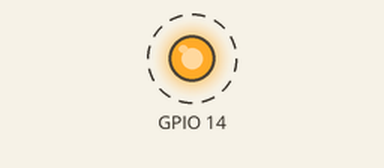
Bench run of a program on a simulated Raspberry Pi (BCM pin numbers). Parts: output pins drawn as LEDs (lit = HIGH). Dashed ring = blinking. What the program prints to the terminal is not drawn.

Above: at 0.5 s.
Timing chart, 0 to 4.6 s (numbered marks = the images above):
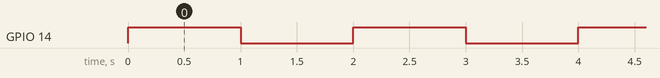

The program:

led_in_raspberry_pi.py
```python
import RPi.GPIO as GPIO
import time
GPIO.setmode(GPIO.BCM)
GPIO.setwarnings(False)
GPIO.setup(14,GPIO.OUT)
while True:
        GPIO.output(14,GPIO.HIGH)
        # show message to Terminal
        print("LED is ON")
        # pause for one second
        time.sleep(1)


        # set GPIO14 pin to HIGH
        GPIO.output(14,GPIO.LOW)
        # show message to Terminal
        print("LED is OFF")
        # pause for one second
        time.sleep(1)
```

Measured:
- by itself, GPIO 14: alternates HIGH for 1.0 s and LOW for 1.0 s
